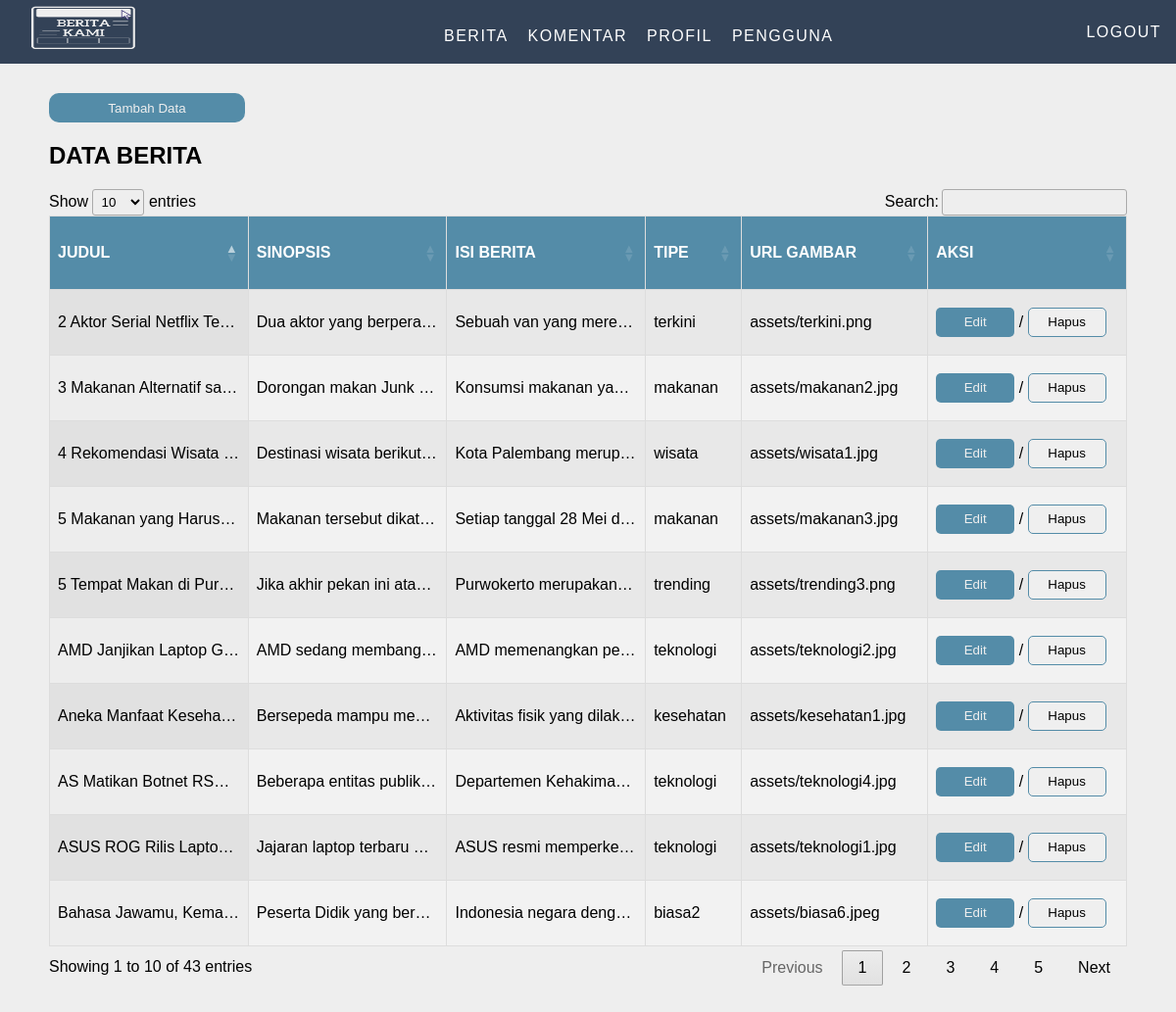
The app's page /admin/index.php with its own data.
### tables this page shows
CREATE TABLE `berita` (
  `id` int(11) NOT NULL,
  `judul` varchar(100) NOT NULL,
  `sinopsis` varchar(256) NOT NULL,
  `isiBerita` text NOT NULL,
  `tipe` varchar(20) NOT NULL,
  `gambar` varchar(256) NOT NULL
);

### admin/index.php (the view, shortened to what this page needs)
<!DOCTYPE html>
<html lang="en">
<head>
    <link rel="stylesheet" href="styleAdmin/style.css">
    <link rel="stylesheet" type="text/css" href="https://cdn.datatables.net/1.12.1/css/jquery.dataTables.min.css">
</head>
<body>
    <nav>
        <a href="index.php" class="logo">
            <div class="logoBk">
                <img src="../assets/logoBk.png" alt="">
            </div>
        </a>
        <div>
            <ul class="menu">
                <li><a href="index.php">Berita</a></li>
                <li><a href="komentarBerita.php">Komentar</a></li>
                <li><a href="profile.php">profil</a></li>
                <li><a href="user.php">pengguna</a></li>
            </ul>
        </div>
        <a href="logout.php" class="login">logout</a>
    </nav>
    <section id="indexMain">
        <div class="tambahData">
            <a href="tambahBerita.php" class="login"><button>Tambah Data</button></a>
        </div>
        <h1>DATA BERITA</h1>
        <table id="example" class="display" style="width:100%">
            <thead>
                <tr>
                    <th>JUDUL</th>
                    <th>SINOPSIS</th>
                    <th>ISI BERITA</th>
                    <th>TIPE</th>
                    <th>URL GAMBAR</th>
                    <th>AKSI</th>
                </tr>
            </thead>
            <tbody>
                <?php
                include "../koneksi.php";
                $id = "";
                $query = "select * from berita";
                $result = $mysqli->query($query);
                $num_results = $result->num_rows;
                if ($num_results > 0) {
                    while ($row = $result->fetch_assoc()) {
                        extract($row);
                        ?>
                        <tr>
                            <td><?php echo ("{$judul}"); ?></td>
                            <td><?php echo ("{$sinopsis}"); ?></td>
                            <td><?php echo ("{$isiBerita}"); ?></td>
                            <td><?php echo ("{$tipe}"); ?></td>
                            <td><?php echo ("{$gambar}"); ?></td>
                            <td><?php echo ("<a href='updateBerita.php?id={$id}'><button style='background-color : #548CA8; border-radius : 5px; width: 80px; height: 30px; color : #EEEEEE; border : none; '>Edit</button></a> / <a href='#' onclick='delete_data({$id});'><button style='backgorund-color : #EEEEEE; border-radius : 5px;border: 1px solid #548CA8;width: 80px; height: 30px;'>Hapus</button></a>"); ?></td>
                        </tr>
                <?php
                    }
                }
                ?>
            </tbody>
        </table>
    </section>
    <br>
    <br>
</body>
</html>

### admin/styleAdmin/style.css (style rules this page uses)
* { box-sizing: border-box; }
html { scroll-behavior: smooth; }
body { margin: 0; margin-top: 0; font-family: Verdana, sans-serif; background-color: #EEEEEE; }
ul { padding-top: 8px; list-style: none !important; }
a { text-decoration: none !important; color: #fff; }
nav { display: flex; justify-content: space-between; text-transform: uppercase; align-items: center; letter-spacing: 1.5px; background-color: #334257; padding: 15px; height: 65px; }
nav .logoBk img { padding-top: 20px; width: 140px; height: 110px; }
.logo { font-weight: bold; color: #fff; font-size: 23px; }
.logo img { width: 150px; height: 50px; }
.menu { display: flex; }
.menu li a { color: #fff; padding: 10px; }
.login { color: #fff; }
#indexMain { padding-left: 50px; padding-right: 50px; }
.tambahData a button { margin-top: 30px; width: 200px; height: 30px; background-color: #548CA8; border-radius: 10px; border: none; color: #EEEEEE; }
#example { font-family: Verdana, sans-serif; border-collapse: collapse; width: 100%; }
#example td, #example th { border: 1px solid #ddd; padding: 8px; white-space: nowrap; overflow: hidden; max-width: 180px; height: 50px; text-overflow: ellipsis; }
#example tr:nth-child(even) { background-color: #f2f2f2; }
#example th { padding-top: 12px; padding-bottom: 12px; text-align: left; background-color: #548CA8; color: white; }
#example tr td a { color: #334257; }

### records on screen
berita: judul "2 Aktor Serial Netflix Te…", sinopsis "Dua aktor yang berpera…", isiBerita "Sebuah van yang mere…", tipe "terkini", gambar "assets/terkini.png"
berita: judul "5 Tempat Makan di Pur…", sinopsis "Jika akhir pekan ini ata…", isiBerita "Purwokerto merupakan…", tipe "trending", gambar "assets/trending3.png"
berita: judul "Bahasa Jawamu, Kema…", sinopsis "Peserta Didik yang ber…", isiBerita "Indonesia negara deng…", tipe "biasa2", gambar "assets/biasa6.jpeg"
berita: judul "Aneka Manfaat Keseha…", sinopsis "Bersepeda mampu me…", isiBerita "Aktivitas fisik yang dilak…", tipe "kesehatan", gambar "assets/kesehatan1.jpg"
berita: judul "3 Makanan Alternatif sa…", sinopsis "Dorongan makan Junk…", isiBerita "Konsumsi makanan ya…", tipe "makanan", gambar "assets/makanan2.jpg"
berita: judul "5 Makanan yang Harus…", sinopsis "Makanan tersebut dikat…", isiBerita "Setiap tanggal 28 Mei d…", tipe "makanan", gambar "assets/makanan3.jpg"
berita: judul "ASUS ROG Rilis Lapto…", sinopsis "Jajaran laptop terbaru…", isiBerita "ASUS resmi memperke…", tipe "teknologi", gambar "assets/teknologi1.jpg"
berita: judul "AMD Janjikan Laptop G…", sinopsis "AMD sedang membang…", isiBerita "AMD memenangkan pe…", tipe "teknologi", gambar "assets/teknologi2.jpg"
berita: judul "AS Matikan Botnet RS…", sinopsis "Beberapa entitas publik…", isiBerita "Departemen Kehakima…", tipe "teknologi", gambar "assets/teknologi4.jpg"
berita: judul "4 Rekomendasi Wisata…", sinopsis "Destinasi wisata berikut…", isiBerita "Kota Palembang merup…", tipe "wisata", gambar "assets/wisata1.jpg"
